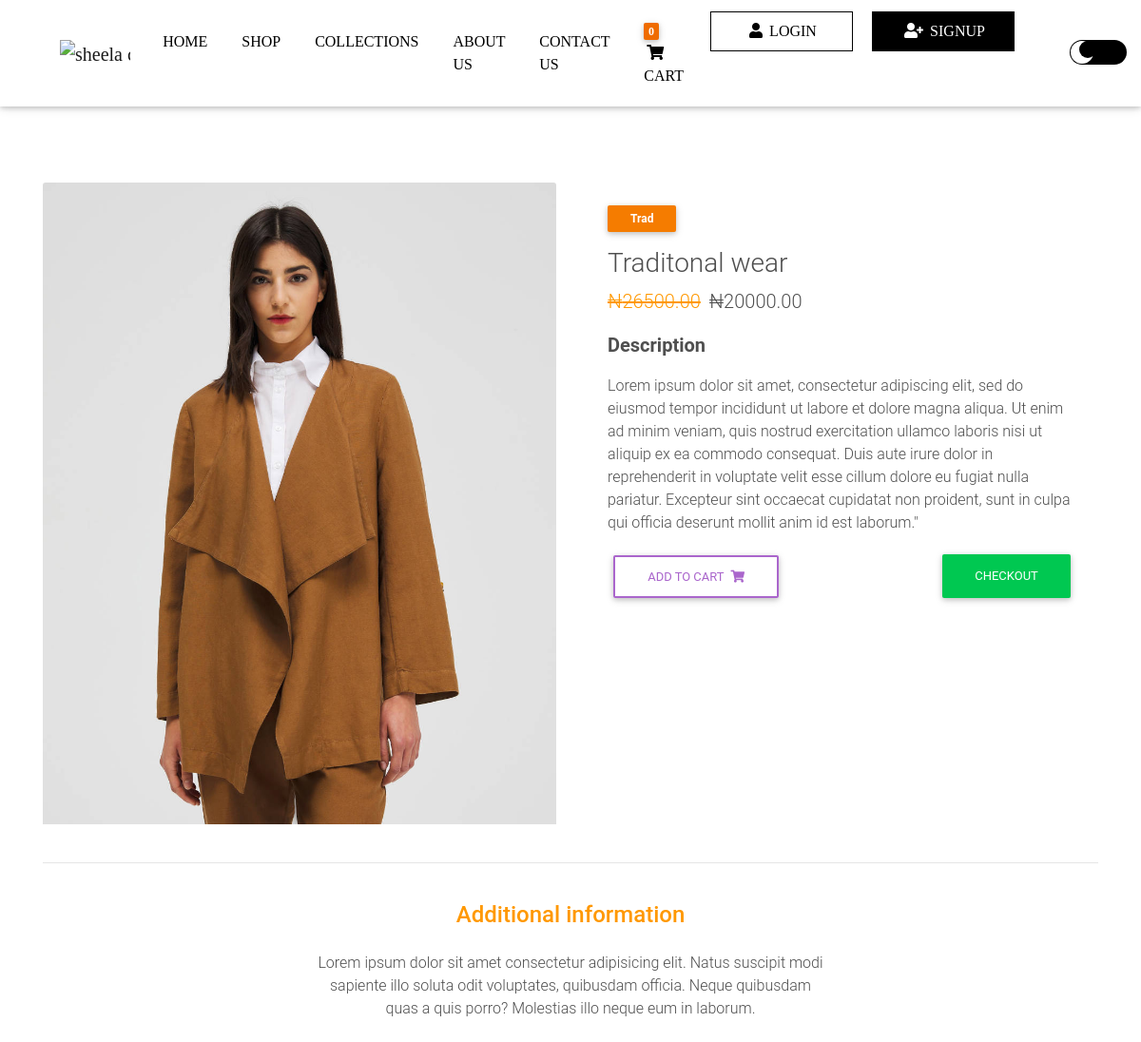
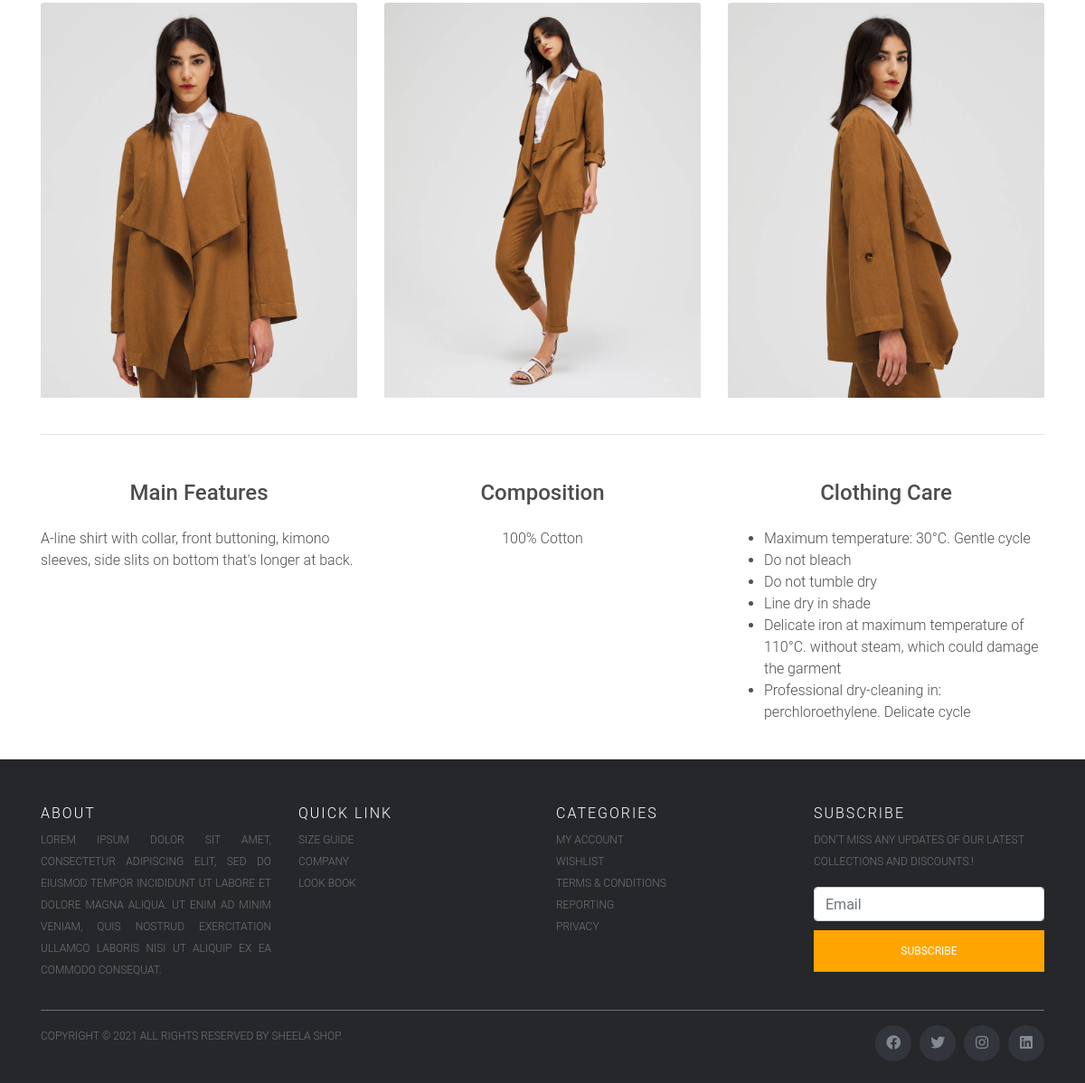
/product/traditonal-wear/, run on the app's committed database (2 pictures, top to bottom).
### store/models.py (models this page shows, shortened)
class Product(models.Model):
	name = models.CharField(max_length=200)
	slug = models.SlugField(max_length=200, db_index=True, null=True)
	price = models.DecimalField(max_digits=7, decimal_places=2)
	digital = models.BooleanField(default=False,null=True, blank=True)
	image = models.ImageField(null=True, blank=True)
	discount_price = models.DecimalField(max_digits = 7, decimal_places=2, blank=True, null=True)
	stock = models.BooleanField(default=True)
	image1 = models.ImageField(null=True, blank=True)
	image2 = models.ImageField(null=True, blank=True)
	image3 = models.ImageField(null=True, blank=True)
	description = models.TextField(blank=True, null=True)
	short_description = models.TextField(max_length=30, blank=True, null=True)
	category = models.ForeignKey(Category, related_name='products', on_delete=models.PROTECT, null=True)

class Category(models.Model):
	name = models.CharField(max_length=200, db_index=True)
	slug = models.SlugField(max_length=200, db_index=True, unique=True)
	class Meta:
		ordering = ('name',)
		verbose_name = 'category'
		verbose_name_plural = 'categories'
	def __str__(self):
		return self.name

### store/views.py (the view)
# urls.py: path('product/<slug>/', views.product, name='product'),
def product(request, slug):
    data = cartData(request)
    cartItems = data['cartItems']
    product = get_object_or_404(Product, slug=slug)
    context = {'cartItems':cartItems, 'product':product}
    return render(request, 'store/product.html', context)

### store/utils.py (called while the page is built, shortened)
def cookieCart(request):
    try:
        cart = json.loads(request.COOKIES['cart'])
    except:
        cart={}
    print('Cart:', cart)
    items = []
    order = {'get_cart_total':0,'get_cart_items':0, 'shipping':False}
    cartItems = order['get_cart_items']
    return {'cartItems':cartItems, 'order':order, 'items':items}

def cartData(request):
    if request.user.is_authenticated:
        customer = request.user.customer
        order, created =  Order.objects.get_or_create(customer=customer, complete=False)
        items = order.orderitem_set.all()
        cartItems = order.get_cart_items
    else:
        cookieData = cookieCart(request)
        cartItems = cookieData['cartItems']
        order = cookieData['order']
        items = cookieData['items']
    return {'cartItems':cartItems, 'order':order, 'items':items}

### store/templates/store/product.html (shortened to what this page needs)
{% extends 'store/base.html' %}
{% load static %}
{% block content %}
<main class="mt-5 pt-4">
    <div class="container dark-grey-text mt-5">
      <div class="row wow fadeIn">
        <div class="col-md-6 mb-4">
          <img src="{% if product.image %}{{ product.image.url }} {% else %} {% static 'img/no_image.png' %} {% endif %}"
            class="card-img-top" class="img-fluid" alt="">
        </div>
        <div class="col-md-6 mb-4">
          <div class="p-4">
            <div class="mb-3">
              <a href="">
                <span class="badge orange darken-2 mr-1 px-4 py-2">{{ product.category }}</span>
              </a>
            </div>
            <h3>{{ product.name }}</h3>
            <p class="lead">
              {% if product.discount_price %}
              <span class="mr-1 orange-text">
                <del>₦{{ product.price }}</del>
              </span>
              <span>₦{{ product.discount_price }}</span>
              {% else %}
              <span>₦{{ product.price }}</span>
              {% endif %}
            </p>
            <p class="lead font-weight-bold">Description</p>
            <p>{{ product.description }}</p>
            <button data-product="{{product.id}}" data-action="add" class="btn btn-outline-secondary add-btn update-cart">Add to Cart <i class="fas fa-shopping-cart ml-1"></i></button>
            <a  style="float:right; margin:5px;" class="btn btn-success" href="{% url 'store:checkout' %}">Checkout</a>
          </div>
        </div>
      </div>
      <hr>
      <div class="row d-flex justify-content-center wow fadeIn">
        <div class="col-md-6 text-center">
          <h4 class="my-4 h4 orange-text">Additional information</h4>
          <p>Lorem ipsum dolor sit amet consectetur adipisicing elit. Natus suscipit modi sapiente illo soluta odit
            voluptates,
            quibusdam officia. Neque quibusdam quas a quis porro? Molestias illo neque eum in laborum.</p>
        </div>
      </div>
      <div class="row wow fadeIn">
        <div class="col-lg-4 col-md-12 mb-4">
          <img src="{% if product.image %}{{ product.image1.url }} {% else %} {% static 'img/no_image.png' %} {% endif %}"
            class="card-img-top" class="img-fluid" alt="">
        </div>
        <div class="col-lg-4 col-md-6 mb-4">
          <img src="{% if product.image %}{{ product.image2.url }} {% else %} {% static 'img/no_image.png' %} {% endif %}"
            class="card-img-top" class="img-fluid" alt="">
        </div>
        <div class="col-lg-4 col-md-6 mb-4">
          <img src="{% if product.image %}{{ product.image3.url }} {% else %} {% static 'img/no_image.png' %} {% endif %}"
            class="card-img-top" class="img-fluid" alt="">
        </div>
      </div>
      <hr>
      <div class="row wow fadeIn">
        <div class="col-lg-4 col-md-6 mb-4 text-center">
          <h4 class="my-4 h4 dark-text">Main Features</h4>
          <p class='dark-text text-left'>A-line shirt with collar, front buttoning, kimono sleeves, side slits on bottom that's longer at back.</p>
        </div>
        <div class="col-lg-4 col-md-6 mb-4 text-center">
          <h4 class="my-4 h4 dark-text">Composition</h4>
          <p class='dark-text'>100% Cotton</p>
        </div>
        <div class="col-lg-4 col-md-6 mb-4 text-center">
          <h4 class="my-4 h4 dark-text">Clothing Care</h4>
          <ul class='text-left dark-text'>
            <li>
              Maximum temperature: 30°C. Gentle cycle
            </li>
            <li>
              Do not bleach
            </li>
            <li>
              Do not tumble dry
            </li>
            <li>
              Line dry in shade
            </li>
            <li>
              Delicate iron at maximum temperature of 110°C. without steam, which could damage the garment
            </li>
            <li>
              Professional dry-cleaning in: perchloroethylene. Delicate cycle
            </li>
          </ul>
        </div>
      </div>
    </div>
    </div>
{% endblock content %}

### store/static/store/css/base.css (style rules this page uses)
body { background-color: hsl(0, 0%, 98%); }
h1,h2,h3,h4,h5,h6 { color:hsl(0, 0%, 30%); }
.col-lg-4, .col-lg-6, .col-lg-8, .col-lg-12 { margin-top: 10px; }
.btn { border-radius: 0; }
* { scroll-behavior: smooth; }
:root { --bg-color:white; --font-color: #fff; --heading-color: grey; --bg:url('../img/aicodings40.webp'); --hr-color: cyan; --button-color: #ff5e14; --strong-color: white; --p-color: rgb(196, 196, 196); --font-weight: 400; --button-color1: teal; --button-color2:black; --button-color3:#011424; --card-color: #010e1b; --fa-button: cyan; --fa-nav-color:white; --tag-color: black; }
html, body, header, .carousel { height: 100vh; }
@media (min-width: 800px) { html, body, header, .carousel { height: 100vh; } }
:root { --src: url(https://images.unsplash.com/photo-1554620121-59e7f3f6e3a4?ixlib=rb-1.2.1&q=80&fm=jpg&crop=entropy); --size: 60vmin; --space: 8vmin; --duration: 300ms; --ease-out: cubic-bezier(0.25, 1, 0.5, 1); --bounce-out: cubic-bezier(0.34, 1.56, 0.64, 1); }
body { margin: 0 auto; font-family: "Sura", sans-serif; color: white; background-color: var(--bg-color); }

### data on the page
Product: image (picture), category "Trad", name "Traditonal wear", price "26500.00", discount_price "20000.00", description "Lorem ipsum dolor sit amet, consectetur adipiscing elit, sed do eiusmod tempor incididunt ut labore et dolore magna aliqua. Ut enim ad minim veniam, quis nostrud exercitation ullamco laboris nisi ut aliquip ex ea commodo consequat. Duis aute irure dolor in reprehenderit in voluptate velit esse cillum dolore eu fugiat nulla pariatur. Excepteur sint occaecat cupidatat non proident, sunt in culpa qui officia deserunt mollit anim id est laborum.\"", image1 (picture), image2 (picture), image3 (picture)

### other printed values
{{ cartItems }} "0"
